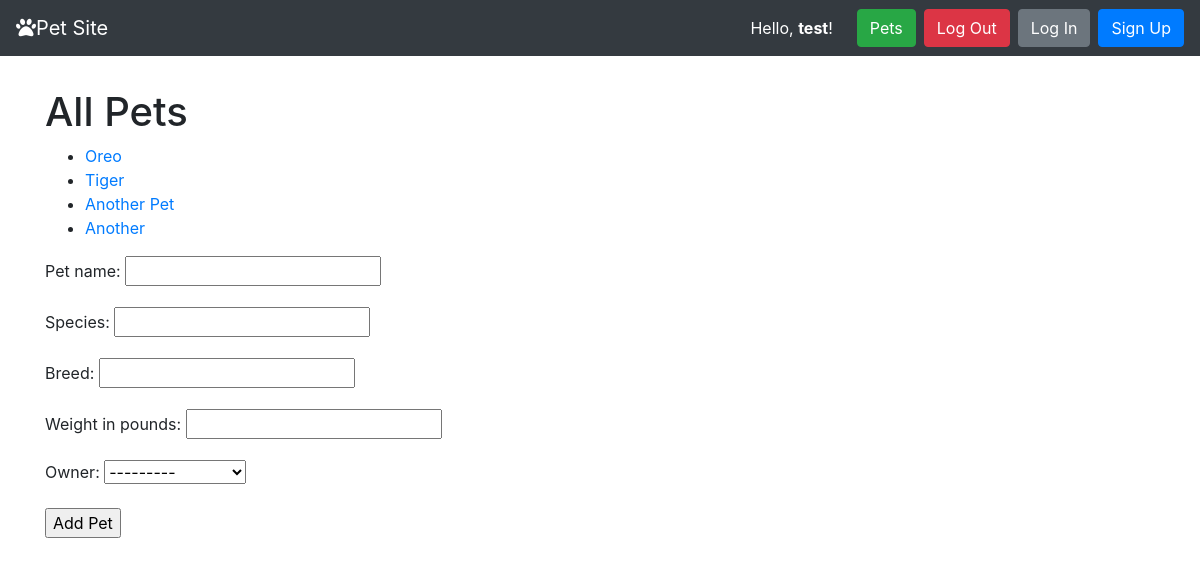
The page /pets/ (signed in) on the database its author committed.
### pet/models.py (models this page shows, shortened)
class Pet(models.Model):
    pet_name = models.CharField(max_length=100)
    species = models.CharField(max_length=100)
    breed = models.CharField(max_length=100)
    weight_in_pounds = models.IntegerField()
    owner = models.ForeignKey(User, on_delete=models.CASCADE)

### pet/views.py (the view, shortened to what this page needs)
# urls.py: path('pets/', PetsList.as_view(), name='pets-list'),
class PetsList(ListView):
  def get(self, request, *args, **kwargs):
      context = {'form': PetForm(), 'pets': Pet.objects.all()}
      return render(request, 'pets-list.html', context)

### pet/forms.py
class PetForm(forms.ModelForm):
    class Meta:
        model = Pet
        fields = ['pet_name', 'species','breed', "weight_in_pounds", "owner"]

### pet/templates/pets-list.html (shortened to what this page needs)
{% extends 'base.html' %}
{% block content %}
{% if user.is_authenticated %}
  <h1>All Pets</h1>
  <ul>
    {% for pet in pets %}
      <li>
        <a href="/pets/{{ pet.id }}">{{ pet.pet_name }}</a>
      </li>
    {% endfor %}
  </ul>
  <form method="POST">
  {{ form.as_p }}
  <input type="submit" value="Add Pet">
  </form>
{% endif %}
{% endblock %}

### pet/templates/base.html (shortened to what this page needs)
<!doctype html>
<html lang="en">
  <head>
    <link rel="stylesheet" href="https://stackpath.bootstrapcdn.com/bootstrap/4.3.1/css/bootstrap.min.css"
>
  </head>
  <body>
    <nav class="navbar navbar-expand-md navbar-dark bg-dark">
      <a class="navbar-brand" href="{% url 'home' %}"><i class="fa fa-paw"></i>Pet Site</a>
      <form class="form-inline ml-auto">
        <div class="text-white">Hello, <strong>{{user}}</strong>!</div>
        {% if user.is_authenticated %}
          <a href="{% url 'pets-list' %}" class="btn btn-success ml-4">Pets</a>
          <a href="{% url 'logout' %}" class="btn btn-danger ml-2">Log Out</a>
        {% endif %}
        <a href="{% url 'login' %}" class="btn btn-secondary ml-2">Log In</a>
        <a href="{% url 'signup' %}" class="btn btn-primary ml-2">Sign Up</a>
      </form>
    </nav>
    <main role="main" class="container" style="margin-top: 4vh;">
      {% block content %}{% endblock %}
    </main>
  </body>

### rows shown on the page
Pet: pet_name "Oreo"
Pet: pet_name "Tiger"
Pet: pet_name "Another Pet"
Pet: pet_name "Another"

### other values the page prints
{{ user }} "test"
